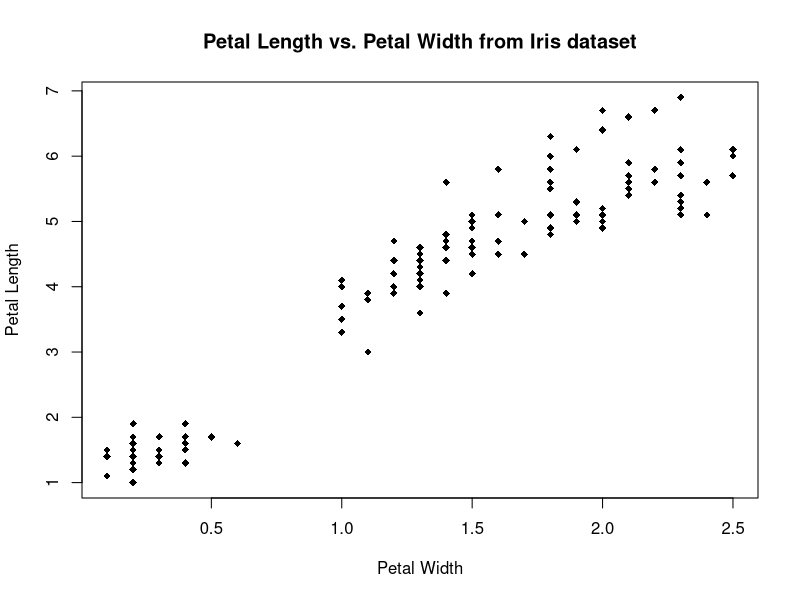
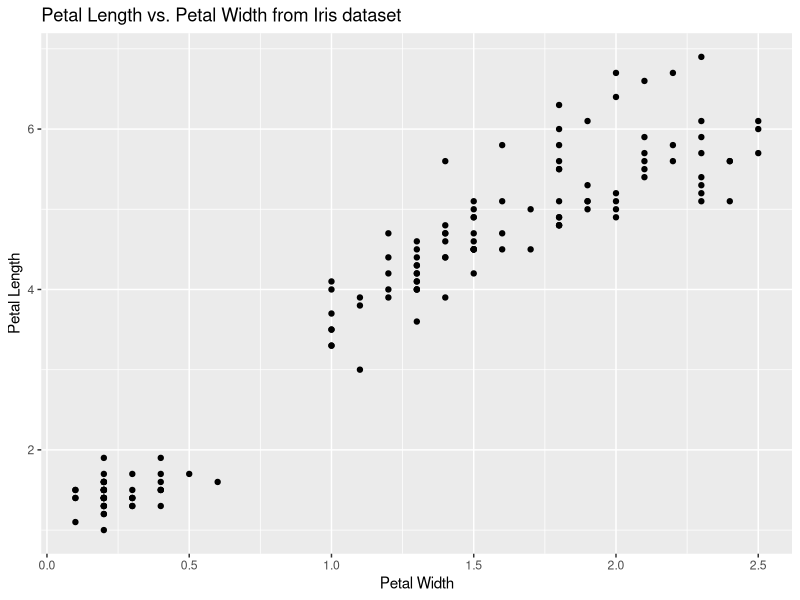
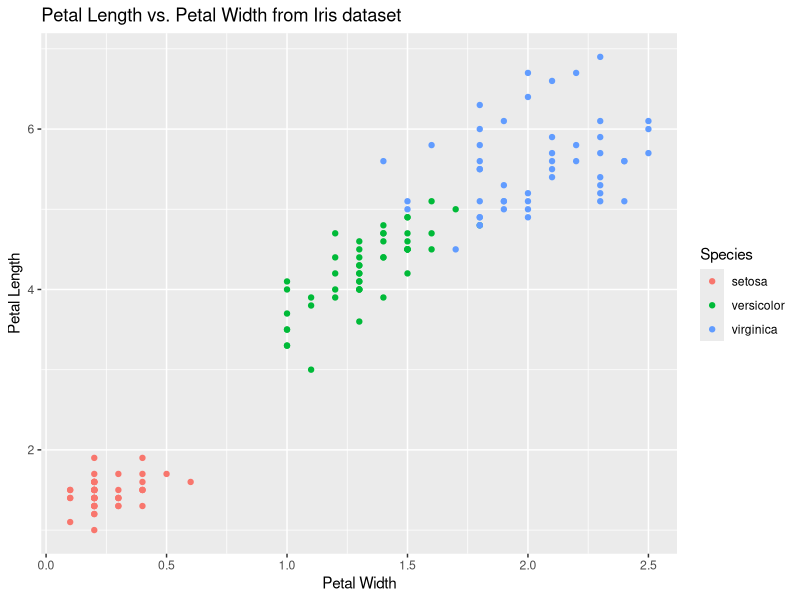
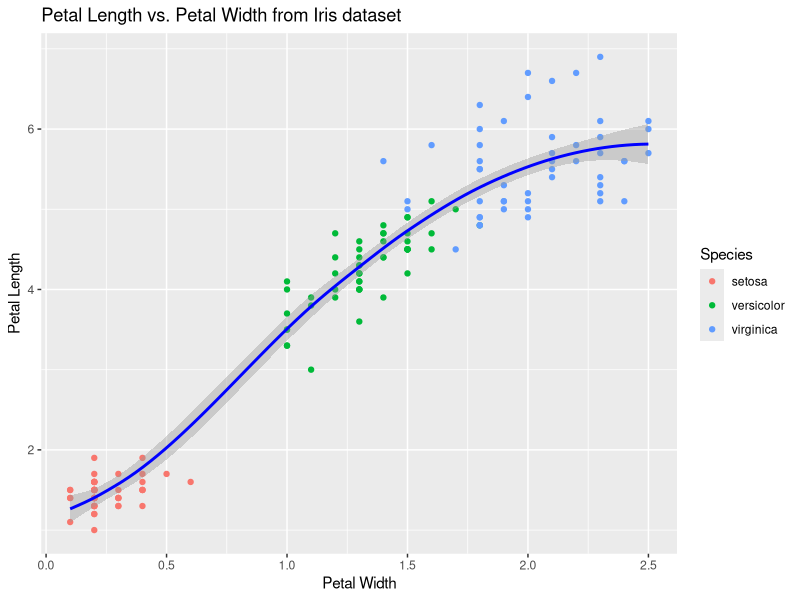
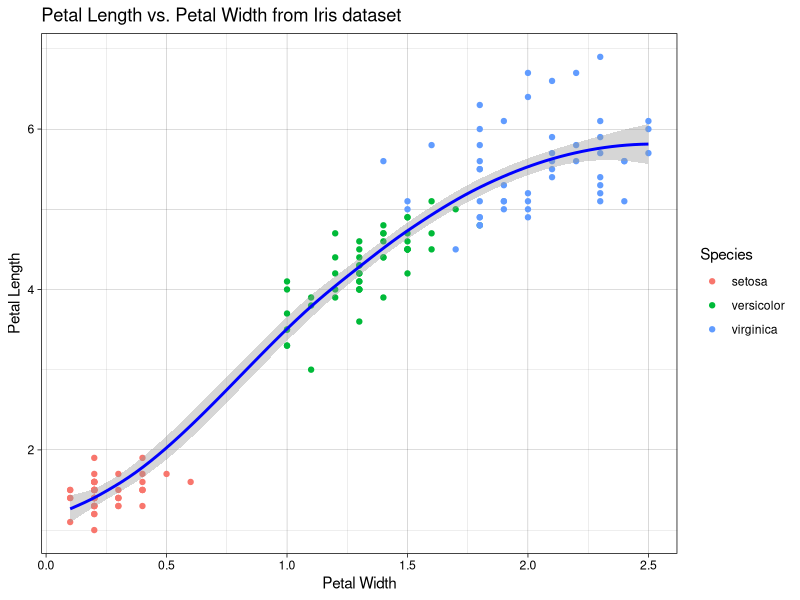
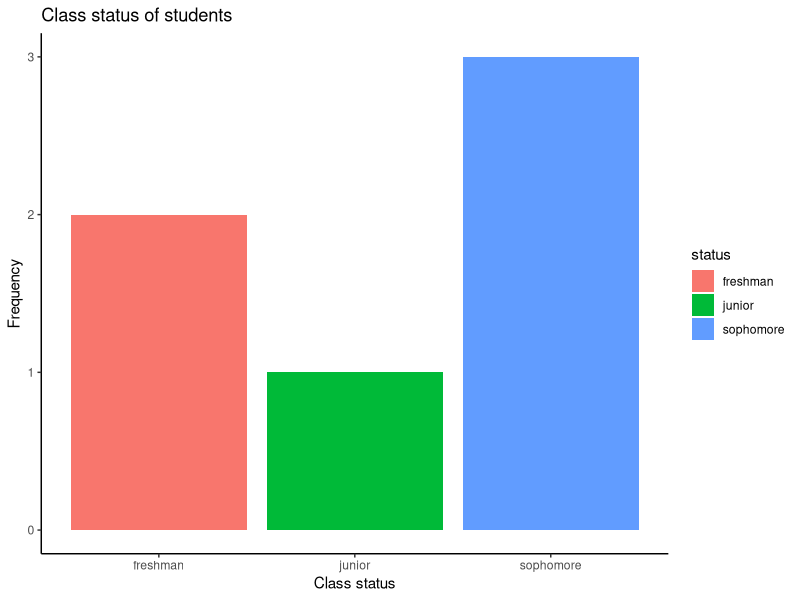
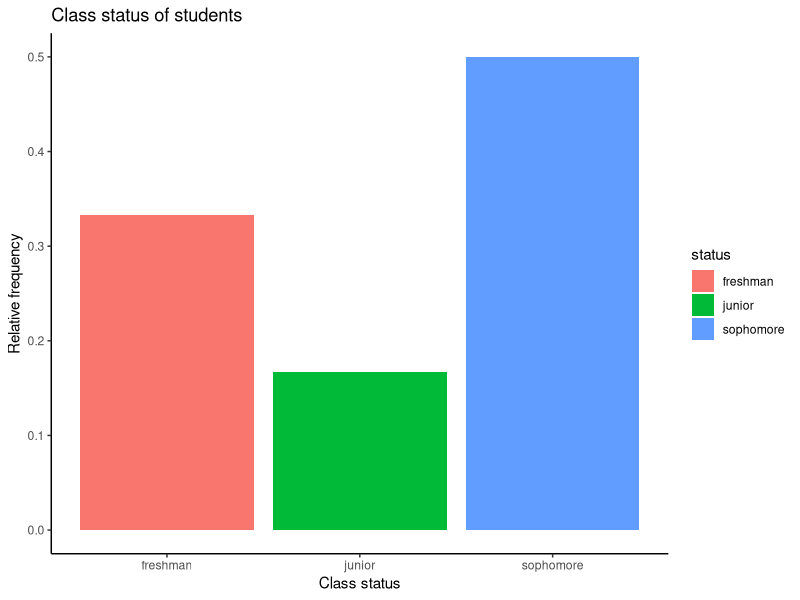
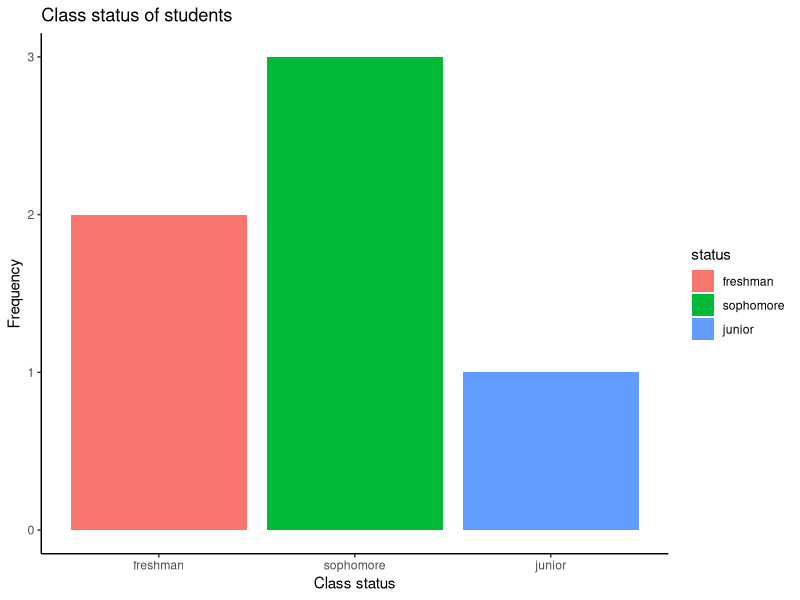

These charts were generated, in order, by the following R code:

##########################################################################
## a data.frame is a table (like a matrix) where columns
## can be accessed by name (like a list) and where
## columns can be of different types
## data.frames are the standard storage object for use in data analysis
##########################################################################

# the iris dataset is an example data.frame
#View(iris)
head(iris)

# a data.frame is stored as a list, where each column is an element of the list
# therefore, we have three ways of accessing a column:
iris$Species
iris[['Species']]
iris[[5]]

###########################################################
# ggplot provides a powerful framework for generating
# complex graphics, based on a philosophy/language of 
# visualization that separates the data, the aesthetics,
# and the plotting layer
###########################################################

# First, we will look at a simple scatterplot using the 
# 'base' plot function in R
plot(iris$Petal.Width, iris$Petal.Length, pch = 18, 
     xlab = "Petal Width", ylab = "Petal Length",
     main = "Petal Length vs. Petal Width from Iris dataset")

# Now generate similar scatterplots using ggplot
library(ggplot2)

####################################################################
# ggplot examples -- we will generally use this format
# ggplot(data, aes(x,y)) + layer(aes(...)) + labels + ...
#    data - the data.frame containing data to plot
#    aes - an aesthetic mapping, specifying the x- and y-values
#             to plot, and optionally the coloring to use. 
#             If specified in ggplot(), mapping applies to all layers
#    layer - the type of plot, e.g., geom_point() for a scatterplot, 
#             geom_bar() for a bar plot, etc
#    labels - ggtitle(), labs(x = "x label", y = "ylabel")
####################################################################


########################################################################
# A scotterplot plots (x,y) pairs of numerical values
# scatterplot: ggplot(data, aes(x,y)) + geom_point(aes(color = color))
########################################################################
ggplot(iris, aes(x=Petal.Width, y = Petal.Length)) +
      geom_point() + 
      ggtitle("Petal Length vs. Petal Width from Iris dataset") +
      labs(x = "Petal Width", y = "Petal Length")

# we can color the points by specifying the color (or colour) aesthetic
# we can also store the plot in an object and plot later using the
# print function
g = ggplot(iris, aes(x=Petal.Width, y=Petal.Length)) +
  geom_point(aes(color = Species)) +
  ggtitle("Petal Length vs. Petal Width from Iris dataset") +
  labs(x = "Petal Width", y = "Petal Length")
print(g)

# alternative plots with added components
g + geom_smooth(color = "blue")
g + geom_smooth(color = "blue") + theme_linedraw()



########################################################################
# In a bar graph, the height of a bar corresponds to the frequency
# (number of times) or proportion (relative frequency) for which a 
# categorical value is observed in the data
# barchart: ggplot(data, aes(x)) + geom_bar(aes(fill, weight))
########################################################################

status <- c("freshman", "freshman", "sophomore", "sophomore", "junior", "sophomore")

d.status <- data.frame(status = status) # need to create data.frame
ggplot(d.status, aes(x=status)) + geom_bar(aes(fill = status)) +
  ggtitle("Class status of students") +
  labs(x = "Class status", y = "Frequency") + theme_classic()


# set weight = 1 / n, where n = the number of observations, to plot relative
# frequencies
ggplot(d.status, aes(x=status)) + geom_bar(aes(fill = status, weight = 1/length(status))) +
  ggtitle("Class status of students") +
  labs(x = "Class status", y = "Relative frequency") + theme_classic()

##################################################################
# Construct a Pareto chart to show bars from tallest to shortest
##################################################################

# the data is stored as a 'factor', which are categorical values.
# by default, these levels are ordered alphabetically
d.status$status
levels(d.status$status)

# let's change the order
status <- factor(status, levels = c("freshman", "sophomore", "junior", "senior"))

d.status <- data.frame(status)
ggplot(d.status, aes(x=status)) + geom_bar(aes(fill = status)) +
  ggtitle("Class status of students") +
  labs(x = "Class status", y = "Frequency") + theme_classic()

# change the order for a Pareto chart (bars will be ordered from highest (most frequent)
# to lowest (least frequent)
counts <- table(status)
sorted.counts <- sort(counts, decreasing = TRUE)
status <- factor(status, levels = names(sorted.counts))
d.status <- data.frame(status)
ggplot(d.status, aes(x=status)) + geom_bar(aes(fill = status)) +
  ggtitle("Class status of students") +
  labs(x = "Class status", y = "Frequency") + theme_classic()


#################################################
# frequency table and relative frequency tables #
# when there are NO missing values
#################################################
table(status) # frequency table
table(status) / length(status) #relative frequency (proportions) 


###########################################################################
# a boxplot generates a box that summarizes a numerical value based on its
# association with a categorical variable. The box contains the middle 
# 50% of the data
# boxplot: ggplot(data, aes(x,y,fill)) + geom_boxplot(aes(color = color))
###########################################################################

ggplot(iris, aes(Species, Petal.Length, fill = Species)) + geom_boxplot() +
  ggtitle("Petal Length for Iris Species") +
  theme_classic() + theme(legend.position = "none")
